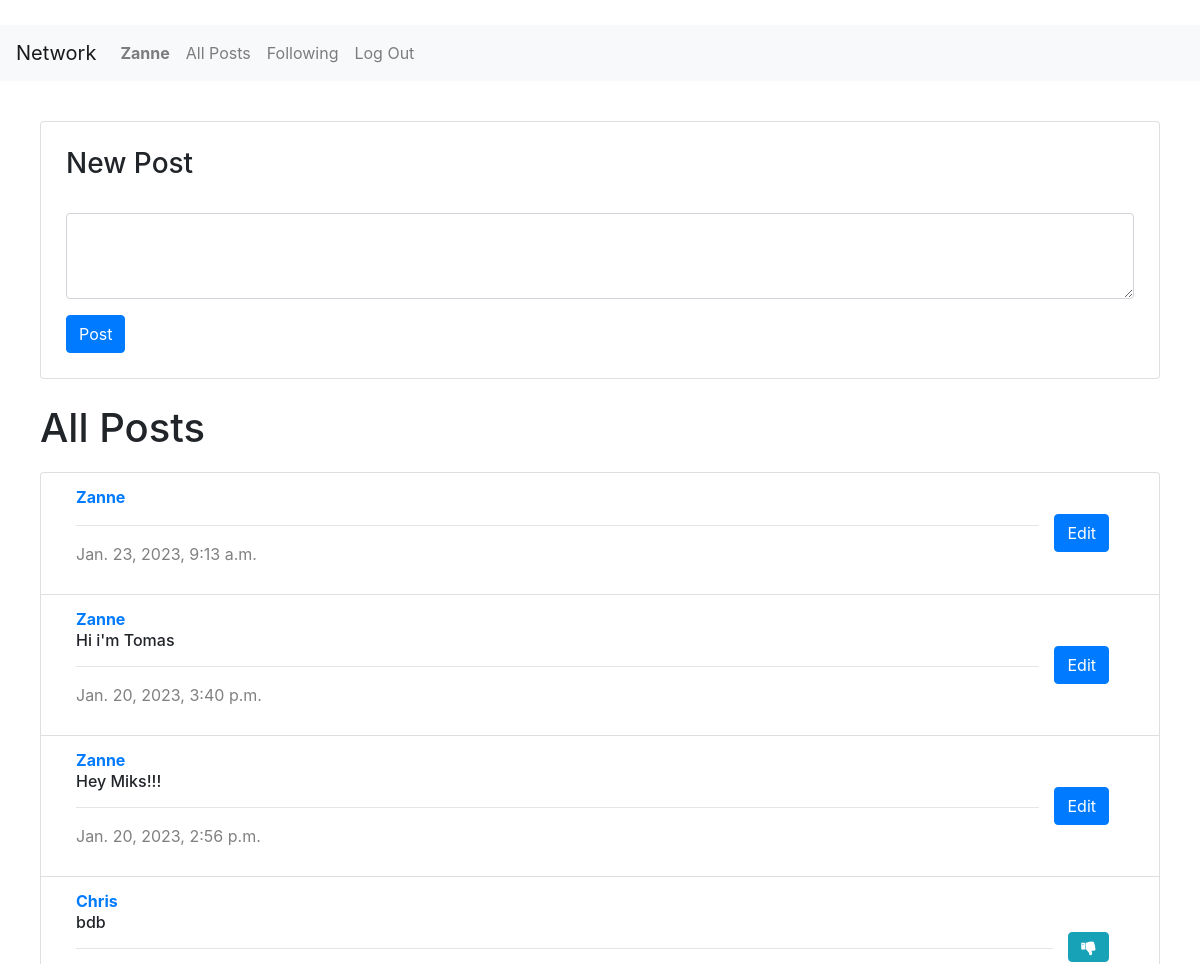
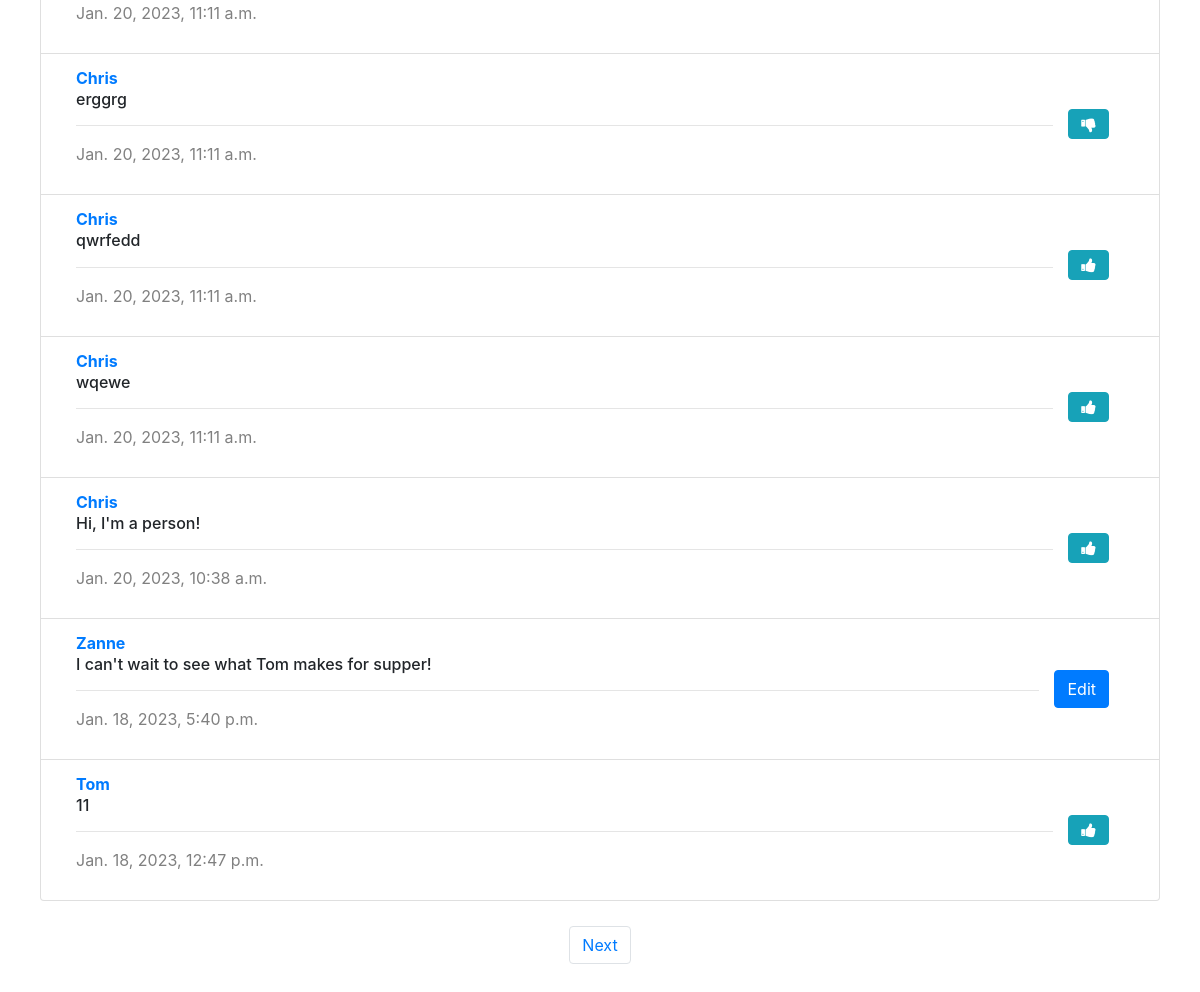
Screenshot of / (signed in) with the database file from the repository (2 pictures, top to bottom).
### network/models.py (models this page shows, shortened)
class User(AbstractUser):
    pass

class Post(models.Model):
    author = models.ForeignKey(User, on_delete = models.CASCADE, related_name="author")
    created = models.DateTimeField(default = timezone.now)
    body = models.CharField(max_length = 140)

### network/views.py (the view)
# urls.py: path("", views.index, name="index"),
def index(request):
    all_posts = Post.objects.all().order_by("id").reverse()
    p = Paginator(all_posts, 10)
    page_num = request.GET.get('page', 1)
    page = p.page(page_num)
    likes = Like.objects.all()
    liked = []
    try:
        for like in likes:
            if like.user.id == request.user.id:
                liked.append(like.post.id)
    except:
        liked = []
    return render(request, "network/index.html", {
        "all_posts": page,
        "liked": liked,
    })

### network/templates/network/index.html (shortened to what this page needs)
{% extends "network/layout.html" %}
{% block body %}
    {% if user.is_authenticated %}
        <div class="card">
            <h3>New Post</h3>
            <br>
            <form action="{% url 'new_post' %}" method="post">
                <div class="form-group">
                <textarea class="form-control" name="body" id="exampleFormControlTextarea1" rows="3"></textarea>
                </div>
                <button type="submit" value="Post" class="btn btn-primary">Post</button>
            </form>
        </div>
    {%  endif %}
    <h1>All Posts</h1>
    <div>
        <ul class="list-group">
        {% for post in all_posts %}
            <li class="list-group-item" >
                <div class="container-fluid row">
                    <div class="col-sm">
                        <a href="{% url 'profile' user_id=post.author.id%}"><strong>{{ post.author }} </strong></a>
                        <h6 id="body_{{ post.id }}"> {{ post.body }} </h6>
                        <hr>
                        <p id="timestamp"> {{ post.created }} </p>
                    </div>
                    {% if post.author.username == request.user.username %}
                    <div class="m-auto">
                        <button class="btn btn-primary" data-toggle="modal" data-target="#edit_{{post.id}}" type="submit">Edit</button>
                    </div>
                    {% else %}
                        {% if post.id in liked %}
                        <div class="m-auto">
                            <button class="btn btn-info fa fa-thumbs-down" id="{{post.id}}" onclick="liker({{post.id}}, {{liked}})"></button>
                        </div>
                        {% else %}
                        <div class="m-auto">
                            <button class="btn btn-info fa fa-thumbs-up" id="{{post.id}}" onclick="liker({{post.id}}, {{liked}})"></button>
                        </div>
                        {% endif %}
                    {% endif %}
                </div>
            </li>
        {% endfor %}
        </ul>
    </div>
        <nav aria-label="Page navigation example">
            <ul class="pagination justify-content-center">
                {% if all_posts.has_next%}
                    <li class="page-item"><a class="page-link" href="?page={{all_posts.next_page_number}}">Next</a></li>
                {% endif %}
            </ul>
        </nav>
{% endblock %}

### network/templates/network/layout.html (shortened to what this page needs)
{% load static %}
<!DOCTYPE html>
<html lang="en">
    <head>
        <link rel="stylesheet" href="https://stackpath.bootstrapcdn.com/bootstrap/4.4.1/css/bootstrap.min.css">
        <link href="{% static 'network/styles.css' %}" rel="stylesheet">
        <link rel="stylesheet" href="https://cdnjs.cloudflare.com/ajax/libs/font-awesome/4.7.0/css/font-awesome.min.css">
    </head>
    <body>
        <nav class="navbar navbar-expand-lg navbar-light bg-light">
            <a class="navbar-brand" href="{% url 'index' %}">Network</a>
            <div>
              <ul class="navbar-nav mr-auto">
                {% if user.is_authenticated %}
                    <li class="nav-item">
                        <a class="nav-link" href="{% url 'profile' user_id=request.user.id%}"><strong>{{ request.user.username }}</strong></a>
                    </li>
                {% endif %}
                <li class="nav-item">
                  <a class="nav-link" href="{% url 'index' %}">All Posts</a>
                </li>
                {% if user.is_authenticated %}
                    <li class="nav-item">
                        <a class="nav-link" href="{% url 'following' %}">Following</a>
                    </li>
                    <li class="nav-item">
                        <a class="nav-link" href="{% url 'logout' %}">Log Out</a>
                    </li>
                {% endif %}
              </ul>
            </div>
          </nav>
        <div class="body">
            {% block body %}
            {% endblock %}
        </div>
    </body>
</html>

### network/static/network/styles.css (style rules this page uses)
.body { margin: 40px }
.card { padding: 25px; margin-bottom: 25px }
.list-group { margin-top: 20px }
#timestamp { color: gray; }
nav { margin-top: 25px; }

### rows the page displays
User: user.username "Zanne"
Post: author "Zanne", created "Jan. 23, 2023, 9:13 a.m."
Post: author "Zanne", body "Hi i'm Tomas", created "Jan. 20, 2023, 3:40 p.m."
Post: author "Zanne", body "Hey Miks!!!", created "Jan. 20, 2023, 2:56 p.m."
Post: author "Chris", body "bdb", created "Jan. 20, 2023, 11:11 a.m."
Post: author "Chris", body "erggrg", created "Jan. 20, 2023, 11:11 a.m."
Post: author "Chris", body "qwrfedd", created "Jan. 20, 2023, 11:11 a.m."
Post: author "Chris", body "wqewe", created "Jan. 20, 2023, 11:11 a.m."
Post: author "Chris", body "Hi, I'm a person!", created "Jan. 20, 2023, 10:38 a.m."
Post: author "Zanne", body "I can't wait to see what Tom makes for supper!", created "Jan. 18, 2023, 5:40 p.m."
Post: author "Tom", body "11", created "Jan. 18, 2023, 12:47 p.m."
